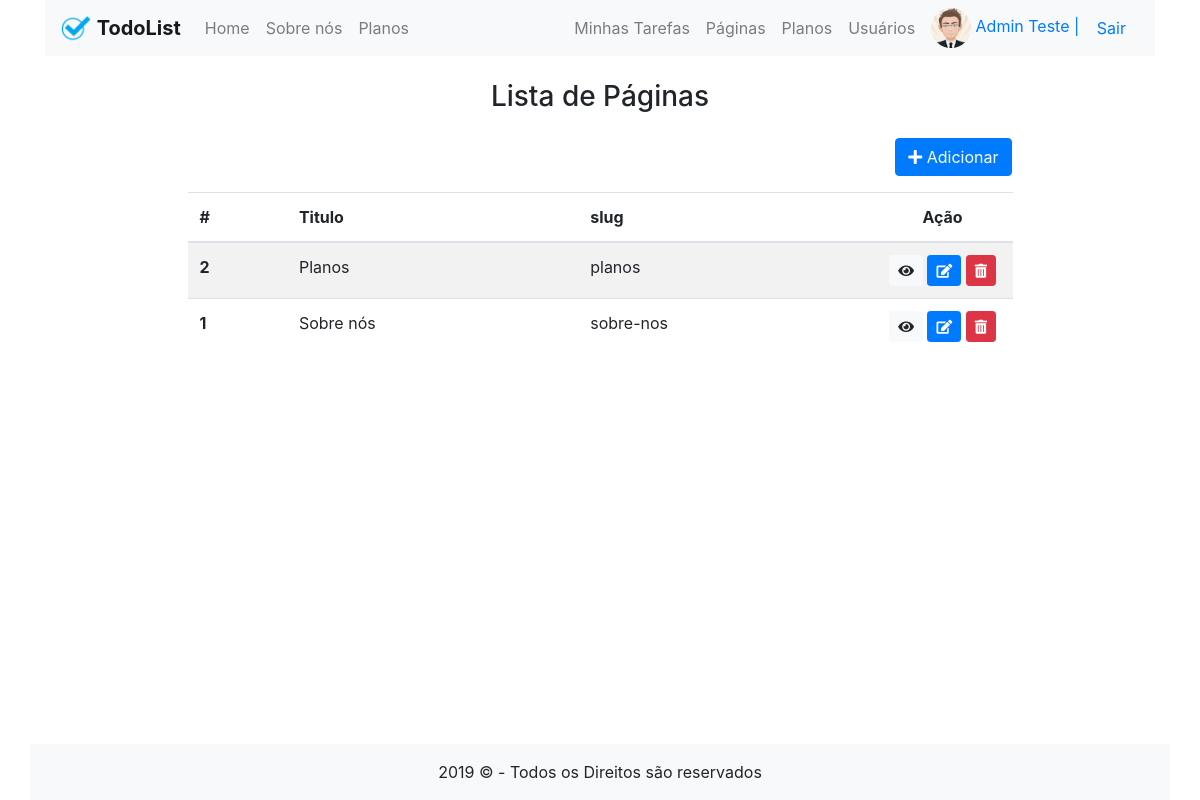
Screenshot of /admin/pagina/index.php (signed in) with the database file from the repository.
### tables this page shows
CREATE TABLE `paginas` (
  `id` int(11) NOT NULL,
  `titulo` varchar(200) NOT NULL,
  `slug` varchar(200) NOT NULL,
  `descricao` text NOT NULL
);

### models/Pagina.php (called while the page is built, shortened)
<?php
function listarPaginas()
{
    $db = conexao();
    $sql = "SELECT * FROM paginas ORDER BY paginas.id DESC";
    try {
        $stmt = $db->prepare($sql);
        $stmt->execute();
        return $stmt->fetchAll(PDO::FETCH_ASSOC);
    } catch (PDOException $e) {
        die($e->getMessage());
        return false;
    }
}

### controllers/PaginaController.php (called while the page is built, shortened)
<?php
require  $_SERVER['DOCUMENT_ROOT'] . "/models/Pagina.php";
function index()
{
    $paginas = listarPaginas();
    return $paginas;
}

### admin/pagina/index.php (the view, shortened to what this page needs)
<?php
require_once  $_SERVER['DOCUMENT_ROOT'] . "/controllers/PaginaController.php";
if (isset($_GET['deletar'])) {
    deletar($_GET['deletar']);
} else {
    $paginas = index();
}
?>
<main class="container">
    <div class="row">
        <div class="col-sm-9 mx-auto">
            <h3 class="text-center mt-4">Lista de Páginas</h3>
            <div class="row">
                <div class="col-12 text-right p-3">
                    <a class="btn btn-primary" href="/admin/pagina/cadastrar"><i class="fas fa-plus"></i> Adicionar</a>
                </div>
            </div>
            <table class="table table-striped">
                <thead>
                    <tr>
                        <th scope="col">#</th>
                        <th scope="col">Titulo</th>
                        <th scope="col">slug</th>
                        <th scope="col" width="140" class="text-center">Ação</th>
                    </tr>
                </thead>
                <tbody>
                    <?php foreach ($paginas as $pg) : ?>
                        <tr>
                            <th scope="row"><?= $pg['id'] ?></th>
                            <td><?= $pg['titulo'] ?></td>
                            <td><?= $pg['slug'] ?></td>
                            <td class="text-center">
                                <a class="btn btn-sm btn-light" href="/admin/pagina/visualizar?id=<?= $pg['id'] ?>"><i class="fas fa-eye"></i></a>
                                <a class="btn btn-sm btn-primary" href="/admin/pagina/editar?id=<?= $pg['id'] ?>"><i class="fas fa-edit"></i></a>
                                <a class="btn btn-sm btn-danger deletar" href="/admin/pagina/index?deletar=<?= $pg['id'] ?>"><i class="fas fa-trash-alt"></i></a>
                            </td>
                        </tr>
                    <?php endforeach; ?>
                </tbody>
            </table>
        </div>
    </div>
</main>

### assets/css/estilo.css (style rules this page uses)
body { display: flex; flex-direction: column; min-height: 100vh; }
main { flex-grow: 1; }

### rows the page displays
paginas: id "2", titulo "Planos", slug "planos"
paginas: id "1", titulo "Sobre nós", slug "sobre-nos"

### other values shown
$_SESSION['usuario']['nome'] "Admin Teste"
